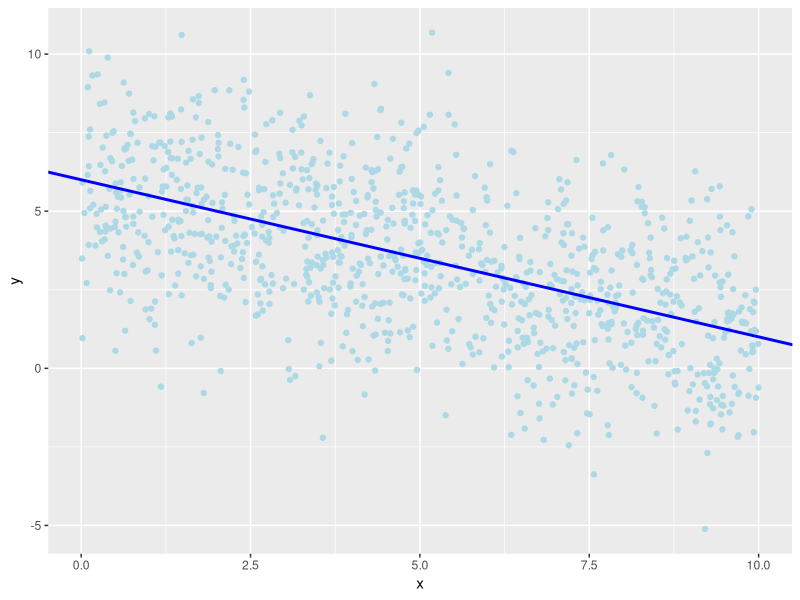
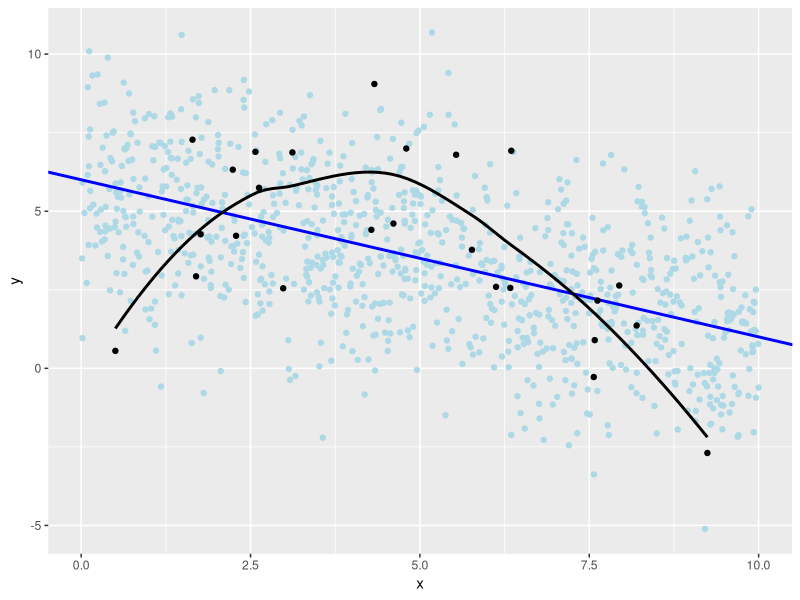
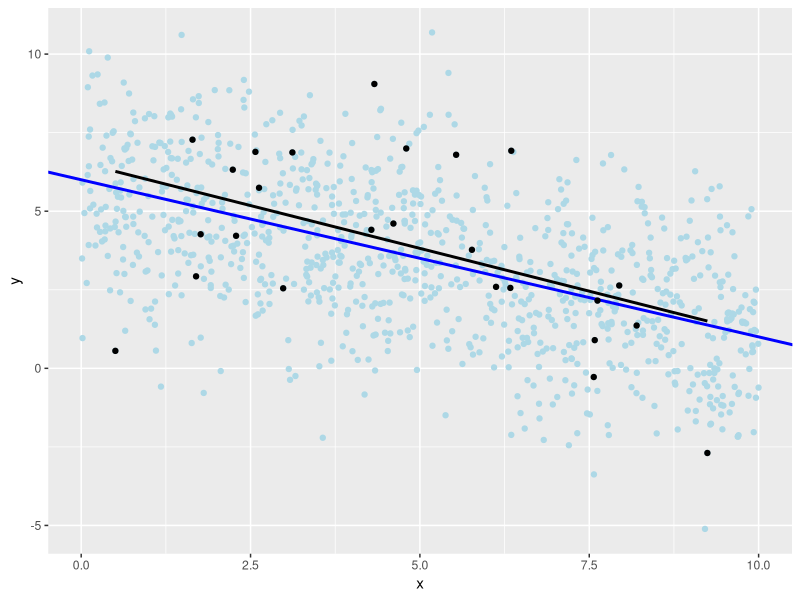

The R script that drew these images, in order:
# Overfitting demonstration

library(tidyverse)

# Create the data ---------------------------------------------------------

set.seed(1)
x <- runif(1000, 0, 10)
y <- 6 - .5 * x + rnorm(1000, sd = 2)
df <- data.frame(x, y)

set.seed(0)
df_sample <- df %>% 
  slice_sample(n = 25)

# Visualization -----------------------------------------------------------

ggplot(df, aes(x, y)) + 
  geom_point(color = "lightblue") + 
  geom_abline(slope = -.5, 
              intercept = 6,
              color = "blue",
              linewidth = 1)

ggplot(df, aes(x, y)) + 
  geom_point(color = "lightblue") + 
  geom_abline(slope = -.5, 
              intercept = 6,
              color = "blue",
              linewidth = 1) +
  geom_point(data = df_sample,
             color = "black") +
  geom_smooth(data = df_sample,
              se = FALSE,
              color = "black")

ggplot(df, aes(x, y)) + 
  geom_point(color = "lightblue") + 
  geom_abline(slope = -.5, 
              intercept = 6,
              color = "blue",
              linewidth = 1) +
  geom_point(data = df_sample,
             color = "black") +
  geom_smooth(data = df_sample,
              se = FALSE,
              method = "lm",
              color = "black")

# Model building ----------------------------------------------------------

model_linear <- lm(y ~ x, 
                   data = df_sample)
model_loess <- loess(y ~ x, 
                    data = df_sample)

summary(model_linear)
summary(model_loess)

# Model evaluation --------------------------------------------------------

df_resid <- df %>% 
  mutate(linear_resid = df$y - predict(model_linear, df),
         loess_resid = df$y - predict(model_loess, df)) %>% 
  drop_na()
View(df_resid)

rss_linear <- sum(df_resid$linear_resid^2)
rss_loess <- sum(df_resid$loess_resid^2)

rss_linear
rss_loess
